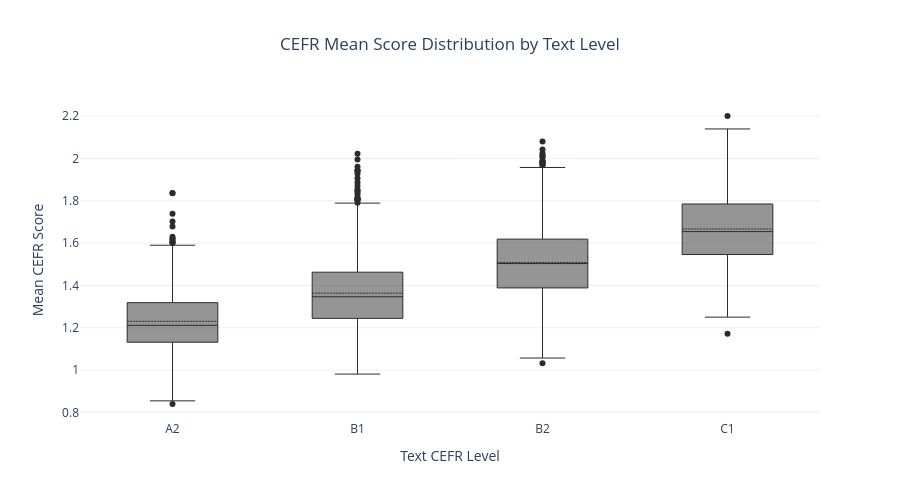

Notebook cell for this chart:
### Code cell
fig2 = go.Figure()

for label in text_labels:
    label_data = combined_df[combined_df[LABEL_FIELD] == label]
    fig2.add_trace(
        go.Box(
            y=label_data['cefr_mean_score'],
            name=label,
            marker_color='#2C2C2C',
            line=dict(width=1),            
            boxmean=True
        )
    )

fig2.update_layout(
    template='plotly_white',
    title='CEFR Mean Score Distribution by Text Level',
    title_x=0.5,
    xaxis_title='Text CEFR Level',
    yaxis_title='Mean CEFR Score',
    height=500,
    showlegend=False
)

fig2.show()

### Figure 1 — Plotly figure (JSON) as saved in the notebook; plotly's stock layout.template omitted (floating-point values rounded to 4 significant figures; data arrays with more than 128 entries replaced by an {"elided": "..."} marker saying what was removed)
{"data": [{"boxmean": true, "line": {"width": 1}, "marker": {"color": "#2C2C2C"}, "name": "A2", "type": "box", "y": {"elided": "1048 float values"}}, {"boxmean": true, "line": {"width": 1}, "marker": {"color": "#2C2C2C"}, "name": "B1", "type": "box", "y": {"elided": "2032 float values"}}, {"boxmean": true, "line": {"width": 1}, "marker": {"color": "#2C2C2C"}, "name": "B2", "type": "box", "y": {"elided": "1448 float values"}}, {"boxmean": true, "line": {"width": 1}, "marker": {"color": "#2C2C2C"}, "name": "C1", "type": "box", "y": {"elided": "472 float values"}}], "layout": {"height": 500, "showlegend": false, "title": {"text": "CEFR Mean Score Distribution by Text Level", "x": 0.5}, "xaxis": {"title": {"text": "Text CEFR Level"}}, "yaxis": {"title": {"text": "Mean CEFR Score"}}}}
